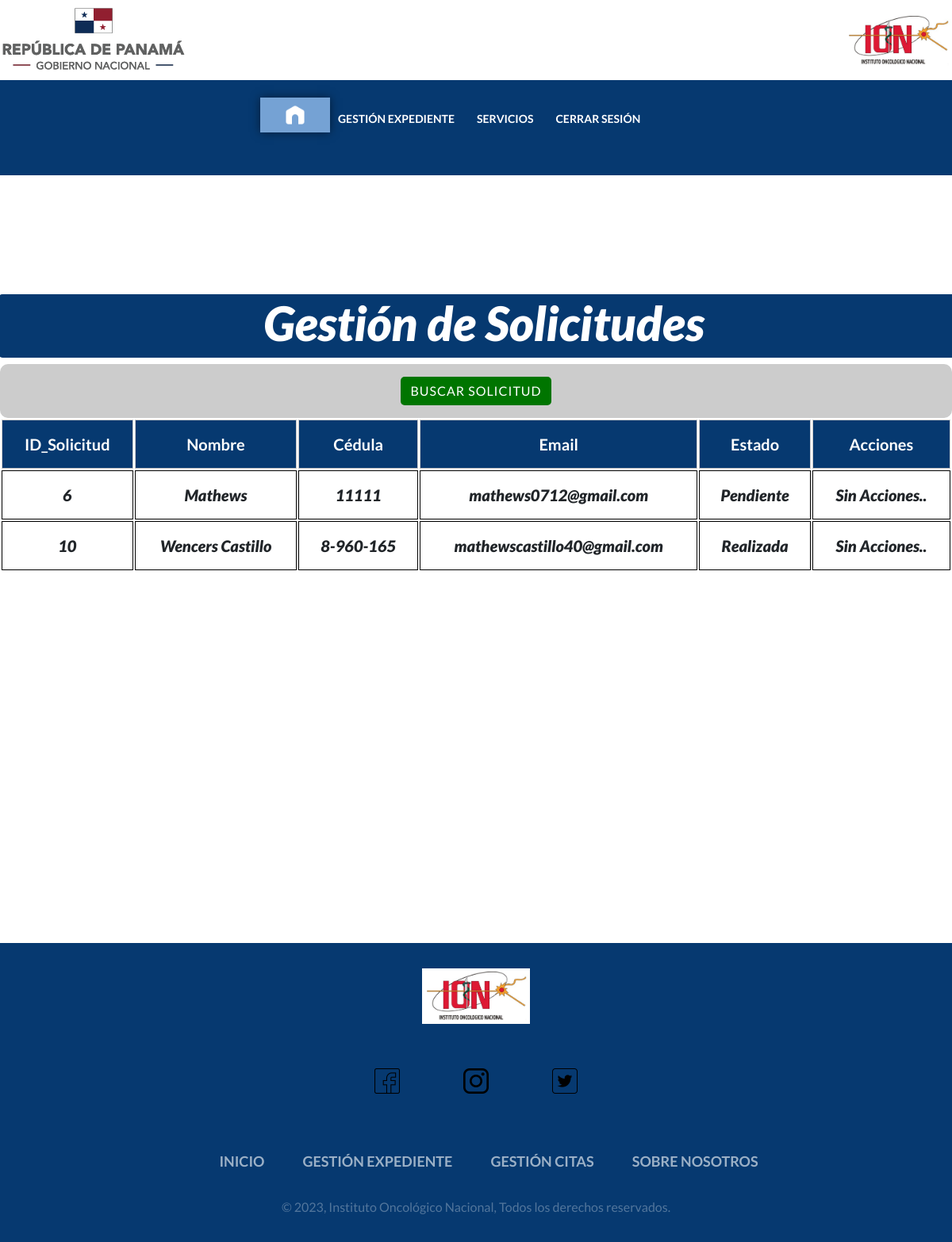
Screenshot of /html/gestión_solicitud.php (signed in) with the database file from the repository.
### tables this page shows
CREATE TABLE `solicitud_expediente` (
  `ID_Solicitud` int(11) NOT NULL,
  `ID_Paciente` int(11) NOT NULL,
  `Expendiente_Entregado` tinyint(1) NOT NULL DEFAULT 0,
  `Estado` int(11) NOT NULL
);

CREATE TABLE `usuario` (
  `ID_Usuario` int(11) NOT NULL,
  `Nombre` varchar(50) DEFAULT NULL,
  `Cedula` varchar(20) DEFAULT NULL,
  `Edad` int(11) NOT NULL,
  `Email` varchar(30) NOT NULL,
  `Password` varchar(64) DEFAULT NULL,
  `Telefono` varchar(15) NOT NULL,
  `Tipo_Usuario` int(11) NOT NULL,
  `Estado` int(11) NOT NULL
);

CREATE TABLE `estado` (
  `ID_Estado` int(11) NOT NULL,
  `Estado` varchar(50) NOT NULL
);

### html/gestión_solicitud.php (the view, shortened to what this page needs)
<?php
include "../conexion/conexion.php";
$tipo_user = $_SESSION['tipo'];
?>
<!DOCTYPE html>
<html lang="es">
<head>
    <link href="https://cdn.jsdelivr.net/npm/bootstrap@5.3.0-alpha1/dist/css/bootstrap.min.css" rel="stylesheet">
    <link rel="stylesheet" href="../css/normalize.css">
    <link rel="stylesheet" href="../css/estilo_base.css">
</head>
<body>
    <header class="site-header contenedor">
        <a href="pagina_inicio2.php"><img src="../img/logoGob.png" alt="Logo Gobierno"></a>
        <a href="pagina_inicio2.php"><img src="../img/logoION.png" alt="Logo Hospital ION" style="height:70px"></a>
    </header>
    <div class="container__menu">
      <div class="menu">
    <nav>
      <ul>
          <li ><a href="../html/pagina_inicio2.php" id="selected"></a></li>
          <li ><a href="../html/gestión_solicitud.php" >Gestión Expediente</a></li>
          <li ><a href="../html/servicios2.php" >Servicios</a>
          </li>
          <li >
          <?php if(!isset($_SESSION['sw'])){?>
                <a href="../index.php" >Cerrar Sesión</a>
           <?php }else{?>
            <a href="../logica/cerrar_sesion.php" >Cerrar Sesión</a>
        <?php } ?>
          </li>
      </ul>
  </nav>
</div>
</div>
    <section class="contenedor-tabla">
        <div class="row tbl-fixed">
            <h2 class="subtitulo">Gestión de Solicitudes</h2>
        <div class="centrear">
            <div class="buscar-info-container">
                <div class="contenido">
                    <button type="button" class="btn btn-crear" data-bs-toggle="modal" data-bs-target="#myModal">Buscar Solicitud</button>
                </div>
        </div>
        <table id="tabla-soli">
            <thead>
                <tr>
                    <th class="col">ID_Solicitud</th>
                    <th class="col">Nombre</th>
                    <th class="col">Cédula</th>
                    <th class="col">Email</th>
                    <th class="col">Estado</th>
                    <th class="col">Acciones</th>
                </tr>
            </thead>
            <tbody>
                <tr>
                    <?php
                    $query = "SELECT s.ID_Solicitud , u.Nombre , u.Cedula , u.Email, i.Estado from solicitud_expediente as s
                              INNER JOIN paciente as p ON p.ID_Paciente = s.ID_Paciente
                              INNER JOIN usuario as u ON u.ID_Usuario = p.ID_User
                              INNER JOIN estado as i ON i.ID_Estado = s.Estado";
                    $consulta = $conexion->query($query);
                    $consulta->execute();
                    if($consulta->rowCount()>0){
                    while($fila = $consulta->fetch(PDO::FETCH_ASSOC)){
                    ?>
                    <td data-titulo="ID" class="col"> <?php echo $fila['ID_Solicitud'] ?></td>
                    <td data-titulo="Nombre" class="col"><?php echo $fila['Nombre']?></td>
                    <td data-titulo="Cédula" class="col"><?php echo $fila['Cedula']?></td>
                    <td data-titulo="Email" class="col"><?php echo $fila['Email']?></td>
                    <td data-titulo="Estado" class="col"><?php echo $fila['Estado']?></td>
                    <td>
                        <?php if($tipo_user == 3){ ?>
                        <div class="contenido">
                            <button type="button" onClick="pasarid()" class="btn btn-editar"data-bs-toggle="modal" data-bs-target="#myModal3">Aprobar</button>
                        </div>
                        <div class="contenido">
                            <button type="button" onClick="pasaridsoli()" class="btn btn-eliminar"  data-bs-toggle="modal" data-bs-target="#myModal4">Rechazar</button>
                        </div>
                        <?php }else{?>
                            Sin Acciones..
                         <?php }?>
                     </td>
                </tr>
                <?php }
                } else{?>
                <td data-titulo="Sin Solicitud" class="col" colspan=6>No hay solicitudes para mostrar</td>
               <?php }?>
            </tbody>
        </table>
        </div>
    </section>
    <br>
    <br>
    <br>
    <br>
    <br>
    <br>
    <br>
</body>
<footer>
  <img src="../img/logoION.png" alt="Logo Hospital ION" style="height:70px" class="logo">
  <div class="social-icons-container">
    <a href="https://www.facebook.com/ioncologico" class="social-icon"></a>
    <a href="https://www.instagram.com/ioncologico/" class="social-icon"></a>
    <a href="https://twitter.com/ioncologico?lang=es" class="social-icon"></a>
  </div>
  <ul class="footer-menu-container">
    <a href="pagina_inicio2.php"><li class="menu-item">Inicio</li></a>
    <a href="gestión_solicitud.php"><li class="menu-item">Gestión Expediente</li></a>
    <a href="../html/control_citas.php"><li class="menu-item">Gestión Citas</li></a>
    <a href="https://www.ion.gob.pa/resena-historica/"><li class="menu-item">Sobre Nosotros</li></a>
  </ul>
  <span class="copyright">&copy; 2023, Instituto Oncológico Nacional, Todos los derechos reservados.</span>
</footer>
</html>

### css/estilo_base.css (style rules this page uses)
html { box-sizing: border-box; }
*, *:before, *:after { box-sizing: inherit; }
:root { --login-bg: #cccccc; --titulo-bg: #586A83; --btn-inicio: #063970; --light-red: #c93513; --img-bg:#75a2d4; --verde:#007500; }
body { font-family:'Lato', sans-serif; }
.site-header { display: flex; align-items:center; justify-content: space-between; margin-top: 10px; }
.contenedor { max-width: 1200px; margin: 0 auto; overflow: auto; }
.container__menu { width: 100%; height: 120px; display: flex; align-items: center; justify-content: center; background-color:var(--btn-inicio); }
.menu { height: 100%; width: 50%; text-align: center; align-items: center; }
nav { align-items: center; }
nav > ul { height: 100%; display: flex; }
nav ul li { height: 100%; list-style: none; position: relative; }
nav > ul > li:first-child > a { background-image: url(../img/casa.png); background-size: 24px; background-repeat: no-repeat; background-position: center center; padding: 20px 40px; }
nav > ul > li > a { width: 100%; height: 100%; display: flex; align-items: center; font-weight: bold; padding: 14px; color: #FFFFFF; text-transform: uppercase; font-size: 14px; transition: all 300ms ease; }
#selected { transform: scale(1.1); background-color: var(--img-bg); box-shadow: 0px 0px 10px 0px rgba(0,0,0,0.5); }
nav a { text-decoration: none; }
footer { width: 100%; position: relative; bottom: 0; left: 0; padding: 2rem 8%; background-color: var(--btn-inicio); display: flex; text-align: center; justify-content: center; align-items: center; font-family:'Lato', sans-serif; flex-direction: column; }
.logo { height: 5px; margin-bottom: 1rem; }
.social-icons-container, .footer-menu-container { display: flex; justify-content: center; align-items: center; flex-wrap: wrap; margin-bottom: 1rem; }
.social-icon { height: 80px; width: 80px; border-radius: 50px; color: #FFFFFF; background-image: url(../img/iconos/facebook.png); background-position: center; background-size: 40%; background-repeat: no-repeat; margin: 1rem; }
.social-icon:nth-of-type(2) { background-image: url(../img/iconos/instagram.png); }
.social-icon:nth-of-type(3) { background-image: url(../img/iconos/Twitter.png); }
.footer-menu-container a { text-decoration: none; color: #FFFFFF; font-weight: bold; text-transform: uppercase; }
.footer-menu-container { list-style-type: none; color: #FFFFFF; font-size: 18px; }
.menu-item { margin: 1rem 1.5rem; cursor: pointer; opacity: 0.6; }
.copyright { color: #FFFFFF; opacity: 0.3; text-align: center; }
.btn-crear { width: 100%; height: 100%; letter-spacing: 1px; text-transform: uppercase; color:#FFFFFF; margin-bottom: 0.50rem; margin-top: 0.50rem; border-radius: 5px; border:none; background-color:var(--verde); cursor: pointer; }
.contenedor-tabla { margin: 150px auto; height: 500px; width: 1200px; }
.subtitulo { border-radius: 5px; background-color:var(--btn-inicio); height: 80px; color: white; text-align: center; font-family:'Lato', sans-serif; margin-left: 10px; font-weight: 900; font-size: 60px; font-style: italic; }
.centrear { text-align: center; }
.tbl-fixed { overflow-x: scroll; overflow-y: scroll; height: fit-content; max-height: 100vh; margin-top: 40px; }
table { background-color:#FFFFFF; text-align: center; border-collapse: separate; width: 100%; }
table th { position: sticky; top:0px; border: 1px solid #ccc; font-size: 20px; }
table td { font-family:'Lato', sans-serif; margin-left: 10px; text-align: center; font-weight: 900; font-size: 20px; font-style: italic; }
th, td { padding: 15px; border: 1px solid black; }
thead { background-color:var(--btn-inicio); color: white; border-bottom:solid 5px var(--titulo-bg); }
.buscar-info-container { width: 100%; background-color: var(--login-bg); display: flex; margin: 0 auto; flex-direction: column; align-items: center; text-align: center; padding-top: 0.5rem; padding-bottom: 0.5rem; border-radius: 10px; }

### rows the page displays
solicitud_expediente: ID_Solicitud "6", usuario.Nombre "Mathews", usuario.Cedula "11111", usuario.Email "mathews0712@gmail.com", Estado.Estado "Pendiente"
solicitud_expediente: ID_Solicitud "10", usuario.Nombre "Wencers Castillo", usuario.Cedula "8-960-165", usuario.Email "mathewscastillo40@gmail.com", Estado.Estado "Realizada"
